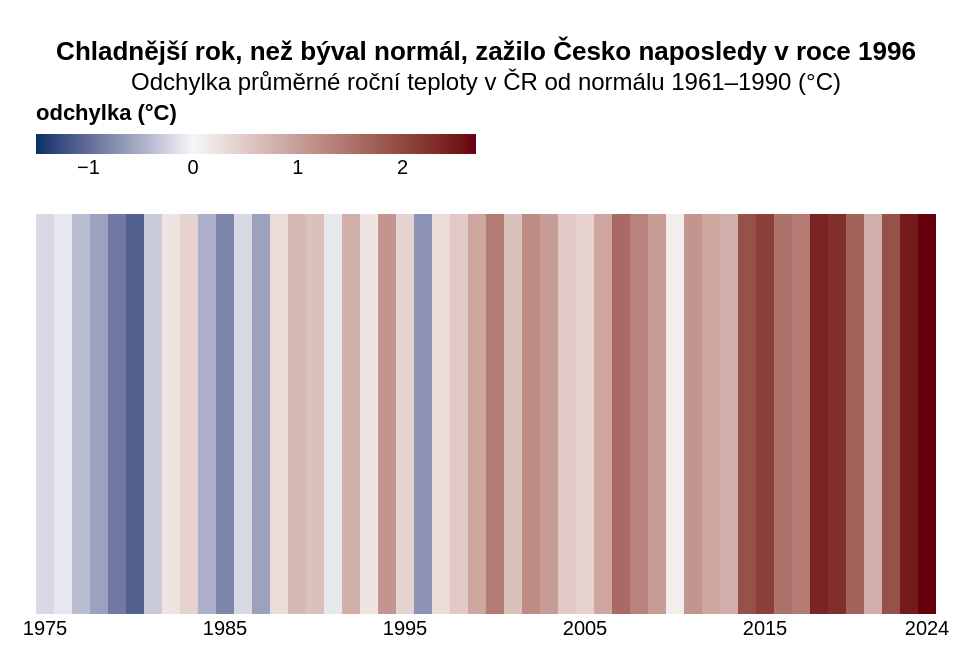

Describe this chart as a Vega-Lite specification.
### Vega-Lite specification from a JSON file in a GitHub repository (floating-point values rounded to 4 significant figures)
{"_source": "[ČHMÚ / Fakta o klimatu – průměrná roční teplota v ČR](https://faktaoklimatu.cz/infografiky/teplota-cr), vizuální koncept 'Climate Stripes' (1975–2024)", "$schema": "https://vega.github.io/schema/vega-lite/v5.json", "description": "50 REPUBLIK: Oteplování ČR v posledních 50 letech", "width": 450, "height": 200, "padding": {"top": 20, "left": 10, "right": 10, "bottom": 10}, "autosize": {"type": "pad", "resize": true}, "title": {"text": "Chladnější rok, než býval normál, zažilo Česko naposledy v roce 1996", "subtitle": "Odchylka průměrné roční teploty v ČR od normálu 1961–1990 (°C)"}, "data": {"values": [{"year": 1975, "anom": -0.2}, {"year": 1976, "anom": -0.1}, {"year": 1977, "anom": -0.4}, {"year": 1978, "anom": -0.6}, {"year": 1979, "anom": -0.9}, {"year": 1980, "anom": -1.1}, {"year": 1981, "anom": -0.3}, {"year": 1982, "anom": 0.2}, {"year": 1983, "anom": 0.4}, {"year": 1984, "anom": -0.5}, {"year": 1985, "anom": -0.8}, {"year": 1986, "anom": -0.2}, {"year": 1987, "anom": -0.6}, {"year": 1988, "anom": 0.3}, {"year": 1989, "anom": 0.7}, {"year": 1990, "anom": 0.6}, {"year": 1991, "anom": -0.1}, {"year": 1992, "anom": 0.8}, {"year": 1993, "anom": 0.2}, {"year": 1994, "anom": 1.1}, {"year": 1995, "anom": 0.4}, {"year": 1996, "anom": -0.7}, {"year": 1997, "anom": 0.3}, {"year": 1998, "anom": 0.5}, {"year": 1999, "anom": 0.9}, {"year": 2000, "anom": 1.4}, {"year": 2001, "anom": 0.6}, {"year": 2002, "anom": 1.2}, {"year": 2003, "anom": 1.0}, {"year": 2004, "anom": 0.5}, {"year": 2005, "anom": 0.4}, {"year": 2006, "anom": 0.9}, {"year": 2007, "anom": 1.6}, {"year": 2008, "anom": 1.3}, {"year": 2009, "anom": 1.0}, {"year": 2010, "anom": 0.1}, {"year": 2011, "anom": 1.1}, {"year": 2012, "anom": 0.9}, {"year": 2013, "anom": 0.8}, {"year": 2014, "anom": 1.9}, {"year": 2015, "anom": 2.1}, {"year": 2016, "anom": 1.5}, {"year": 2017, "anom": 1.4}, {"year": 2018, "anom": 2.4}, {"year": 2019, "anom": 2.3}, {"year": 2020, "anom": 1.7}, {"year": 2021, "anom": 0.8}, {"year": 2022, "anom": 1.9}, {"year": 2023, "anom": 2.5}, {"year": 2024, "anom": 2.7}]}, "mark": {"type": "rect"}, "encoding": {"x": {"field": "year", "type": "ordinal", "title": null, "axis": {"values": [1975, 1985, 1995, 2005, 2015, 2024], "ticks": false, "domain": false, "labelAngle": 0}}, "color": {"field": "anom", "type": "quantitative", "scale": {"domain": [-1.5, 0, 2.7], "range": ["#08306b", "#f7f7f7", "#67000d"]}, "legend": {"title": "odchylka (°C)", "orient": "top", "direction": "horizontal", "gradientLength": 220, "gradientThickness": 10}}, "tooltip": [{"field": "year", "title": "Rok"}, {"field": "anom", "title": "Odchylka od normálu (°C)", "format": "+.1f"}]}, "config": {"view": {"stroke": "transparent"}}}
